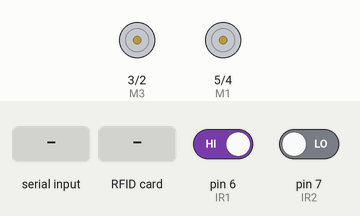
A sketch run on a simulated Arduino Uno, built with avr-gcc and run on an emulated ATmega328P. Shown: motor-driver pin pairs drawn as motors (green arrow = first pin HIGH = forward, orange = second pin HIGH = backward, longer = more drive). The inputs (shaded band) are chosen by the test bench; at power-on: pin 6 (IR1) HIGH, pin 7 (IR2) LOW. What the sketch prints to the serial monitor is not drawn.

Above: at 1.2 s.
1.3 s: "a" received over Serial
At 2.1 s:
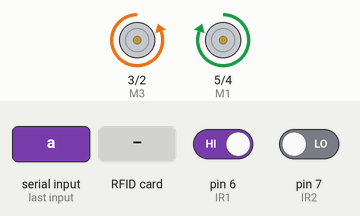
2.8 s: pin 6 (IR1) driven LOW
At 3.8 s:
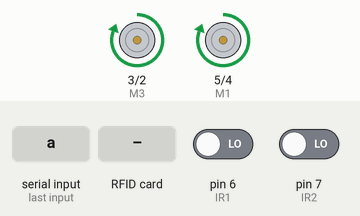
4.3 s: pin 7 (IR2) driven HIGH
At 5.5 s:
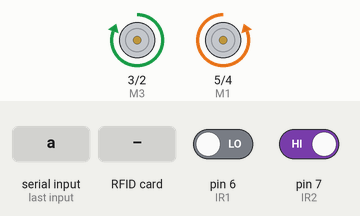
5.8 s: RFID card 5E 7A 19 C4 held to the reader
At 7.1 s:
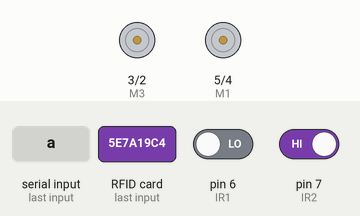
Timing chart, 0 to 8.8 s (numbered marks = the images above; inputs shaded):
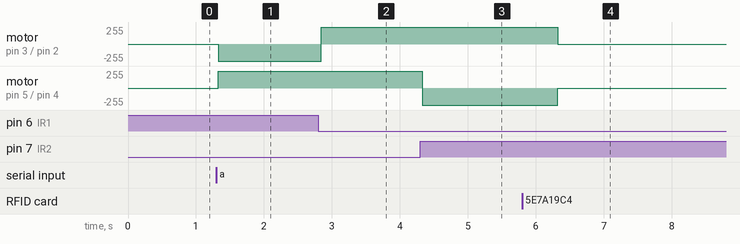

The sketch:

RFID_ROBO.ino
```cpp
#include <SPI.h>
/* Include the RFID library */
#include <RFID.h>

/* Define the DIO used for the SDA (SS) and RST (reset) pins. */
#define SDA_DIO 10
#define RESET_DIO 9

#define IR1 6
#define IR2 7
#define M1 5
#define M2 4
#define M3 3
#define M4 2
/* Create an instance of the RFID library */
RFID RC522(SDA_DIO, RESET_DIO);

int left, right;
char state;
bool flag = 0;
char str2;
char ack, data;
int x = 0;
//String inputString = "";         // a string to hold incoming data
boolean stringComplete = false;  // whether the string is complete

void setup() {
  // initialize serial:
  Serial.begin(9600);
  SPI.begin();
  /* Initialise the RFID reader */
  RC522.init();
  pinMode(LED_BUILTIN, OUTPUT);
  pinMode(IR1, INPUT);
  pinMode(IR2, INPUT);
  pinMode(M1, OUTPUT);
  pinMode(M2, OUTPUT);
  pinMode(M3, OUTPUT);
  pinMode(M4, OUTPUT);
}

void loop() {

  left = digitalRead(IR1);
  right = digitalRead(IR2);
  // print the string when a newline arrives:
  if (stringComplete)
  {
    Serial.println(state);
    if (RC522.isCard())
    {
      /* If so then get its serial number */
      RC522.readCardSerial();
      Serial.println("Card detected:");
      delay(500);
      Serial.println("-------STOP-----");
      //state='\0';
      digitalWrite(M1, LOW);
      digitalWrite(M2, LOW);
      digitalWrite(M3, LOW);
      digitalWrite(M4, LOW);
      delay(1000);

      str2 = char('b');
      Serial.println(str2);
      delay(4000);
    // clear the string:
    state = '\0';
    stringComplete = false;
  }

  else
  {
    if ((left == 0) && (right == 0))
      {
        Serial.println("-------FORWARD-----");
        digitalWrite(M1, HIGH);
        digitalWrite(M2, LOW);
        digitalWrite(M3, HIGH);
        digitalWrite(M4, LOW);
      }

      if ((left == 1) && (right == 0))
      {
        Serial.println("------LEFT-----");
        digitalWrite(M1, HIGH);
        digitalWrite(M2, LOW);
        digitalWrite(M3, LOW);
        digitalWrite(M4, HIGH);
      }

      if ((left == 0) && (right == 1))
      {
        Serial.println("-------RIGHT-----");
        digitalWrite(M1, LOW);
        digitalWrite(M2, HIGH);
        digitalWrite(M3, HIGH);
        digitalWrite(M4, LOW);
      }

      if ((left == 1) && (right == 1))
      {
        Serial.println("-------STOP-----");
        digitalWrite(M1, LOW);
        digitalWrite(M2, LOW);
        digitalWrite(M3, LOW);
        digitalWrite(M4, LOW);
      }
  }
}
}

void serialEvent() {
  while (Serial.available())
  {
    // get the new byte:
    char state = Serial.read();
    // if the incoming character is a newline, set a flag
    // so the main loop can do something about it:
    if (state == 'a')
    {
      int i=1;
      stringComplete = true;
    }

    else
    {
      stringComplete = true;
      // add it to the inputString:
    //inputString += inChar;
    }
  }
}
```

Measured:
- after the input at 1.3 s, motor on pin 3 (M3) / pin 2 (M4): stopped → backward 255/255 at once; motor on pin 5 (M1) / pin 4 (M2): stopped → forward 255/255 at once
- after the input at 2.8 s, motor on pin 3 (M3) / pin 2 (M4): backward 255/255 → forward 255/255 at once
- after the input at 4.3 s, motor on pin 5 (M1) / pin 4 (M2): forward 255/255 → backward 255/255 at once
- after the input at 5.8 s, motor on pin 3 (M3) / pin 2 (M4): forward 255/255 → stopped after 0.53 s; motor on pin 5 (M1) / pin 4 (M2): backward 255/255 → stopped after 0.53 s
